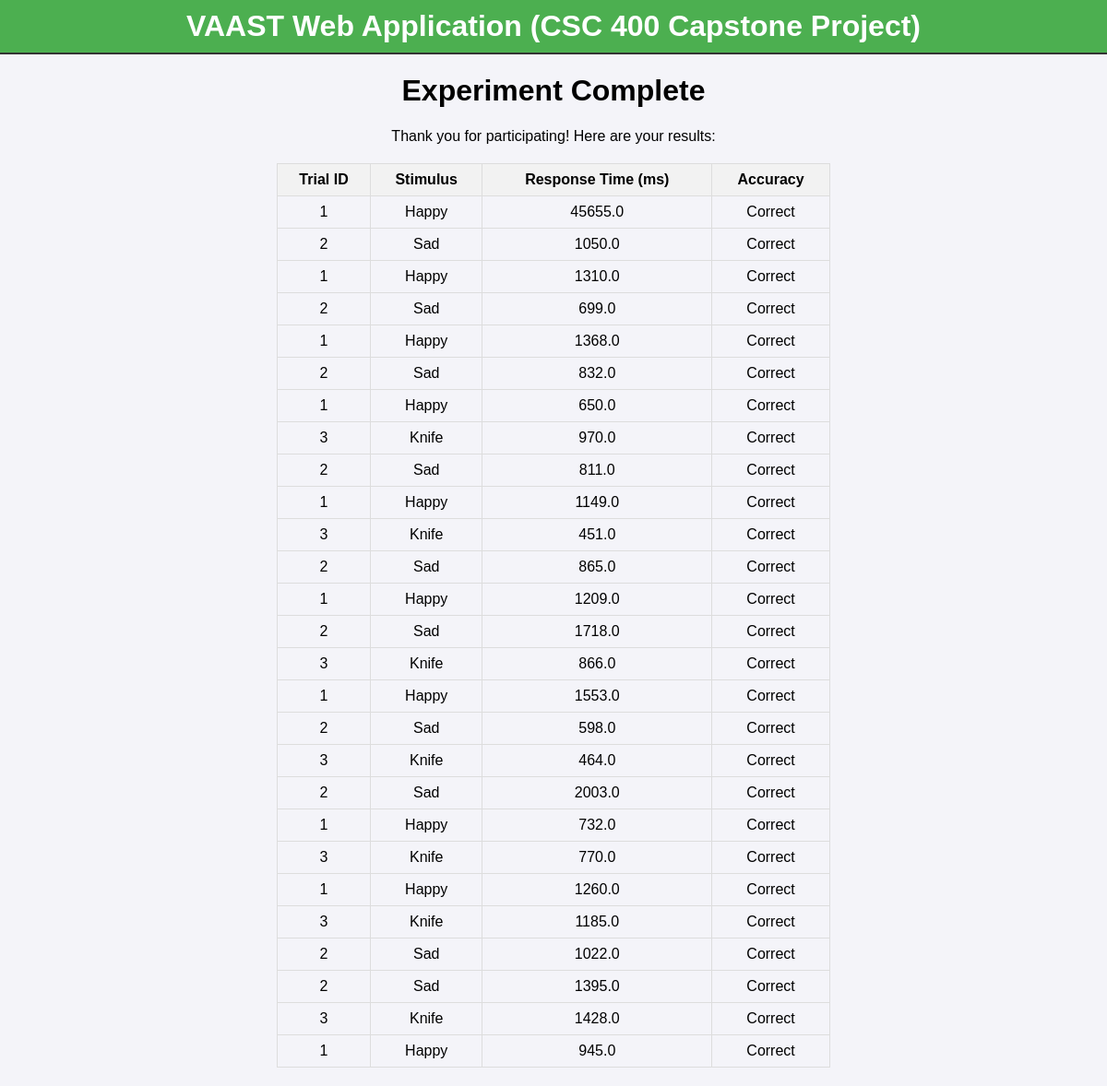
Page /experiment-complete/ (signed in) on the committed database.
### vaast_app/models.py (models this page shows, shortened)
class Response(models.Model):
    participant = models.ForeignKey(Participant, on_delete=models.CASCADE)
    trial = models.ForeignKey(Trial, on_delete=models.CASCADE)
    response_time = models.FloatField()  # e.g., response time in ms
    accuracy = models.IntegerField()  # 1 = correct, 0 = incorrect

class Trial(models.Model):
    block_order = models.IntegerField()  # e.g., 1 = compatible first, 2 = incompatible first
    block_name = models.CharField(max_length=50)
    stimuli = models.CharField(max_length=255)
    valence = models.IntegerField()  # e.g., 1 = positive, 2 = negative
    random_fixation = models.IntegerField()  # e.g., random fixation time in ms
    movement = models.IntegerField()  # e.g., 1 = approach, 2 = avoidance

### vaast_app/views.py (the view)
# urls.py: path('experiment-complete/', experiment_complete, name='experiment_complete'),
def experiment_complete(request):
    participant_id = request.session['participant_id']
    participant = get_object_or_404(Participant, id=participant_id)
    responses = Response.objects.filter(participant=participant)
    return render(request, 'experiment_complete.html', {'responses': responses})

### vaast_app/templates/experiment_complete.html (shortened to what this page needs)
{% extends "base.html" %}
{% block content %}
<div class="content">
    <h1>Experiment Complete</h1>
    <p>Thank you for participating! Here are your results:</p>
    <table style="width: 100%; border-collapse: collapse; margin: 20px 0;">
        <thead>
            <tr style="background-color: #f2f2f2;">
                <th style="padding: 8px; border: 1px solid #ddd;">Trial ID</th>
                <th style="padding: 8px; border: 1px solid #ddd;">Stimulus</th>
                <th style="padding: 8px; border: 1px solid #ddd;">Response Time (ms)</th>
                <th style="padding: 8px; border: 1px solid #ddd;">Accuracy</th>
            </tr>
        </thead>
        <tbody>
            {% for response in responses %}
            <tr>
                <td style="padding: 8px; border: 1px solid #ddd;">{{ response.trial.id }}</td>
                <td style="padding: 8px; border: 1px solid #ddd;">{{ response.trial.stimuli }}</td>
                <td style="padding: 8px; border: 1px solid #ddd;">{{ response.response_time }}</td>
                <td style="padding: 8px; border: 1px solid #ddd;">{{ response.accuracy|yesno:"Correct,Incorrect" }}</td>
            </tr>
            {% endfor %}
        </tbody>
    </table>
</div>
{% endblock %}

### vaast_app/templates/base.html (shortened to what this page needs)
<!DOCTYPE html>
<html lang="en">
<head>
    {% load static %}
    <link rel="stylesheet" type="text/css" href="{% static 'css/style.css' %}">
</head>
<body>
    <header>
        <div class="header-content">
            <h1>VAAST Web Application (CSC 400 Capstone Project)</h1>
        </div>
    </header>
    <main>
        {% block content %}{% endblock %}
    </main>
</body>
</html>

### static/css/style.css (style rules this page uses)
body { font-family: Arial, sans-serif; margin: 0; padding: 0; background-color: #f4f4f9; }
header { background-color: #4CAF50; color: white; padding: 10px 0; text-align: center; border-bottom: 2px solid #333; }
.header-content h1 { margin: 0; }
main { margin: 20px; }
.content { max-width: 600px; margin: auto; text-align: center; }

### rows in the picture
Response: trial.id "1", trial.stimuli "Happy", response_time "45655.0", accuracy "Correct"
Response: trial.id "2", trial.stimuli "Sad", response_time "1050.0", accuracy "Correct"
Response: trial.id "1", trial.stimuli "Happy", response_time "1310.0", accuracy "Correct"
Response: trial.id "2", trial.stimuli "Sad", response_time "699.0", accuracy "Correct"
Response: trial.id "1", trial.stimuli "Happy", response_time "1368.0", accuracy "Correct"
Response: trial.id "2", trial.stimuli "Sad", response_time "832.0", accuracy "Correct"
Response: trial.id "1", trial.stimuli "Happy", response_time "650.0", accuracy "Correct"
Response: trial.id "3", trial.stimuli "Knife", response_time "970.0", accuracy "Correct"
Response: trial.id "2", trial.stimuli "Sad", response_time "811.0", accuracy "Correct"
Response: trial.id "1", trial.stimuli "Happy", response_time "1149.0", accuracy "Correct"
Response: trial.id "3", trial.stimuli "Knife", response_time "451.0", accuracy "Correct"
Response: trial.id "2", trial.stimuli "Sad", response_time "865.0", accuracy "Correct"
Response: trial.id "1", trial.stimuli "Happy", response_time "1209.0", accuracy "Correct"
Response: trial.id "2", trial.stimuli "Sad", response_time "1718.0", accuracy "Correct"
Response: trial.id "3", trial.stimuli "Knife", response_time "866.0", accuracy "Correct"
Response: trial.id "1", trial.stimuli "Happy", response_time "1553.0", accuracy "Correct"
Response: trial.id "2", trial.stimuli "Sad", response_time "598.0", accuracy "Correct"
Response: trial.id "3", trial.stimuli "Knife", response_time "464.0", accuracy "Correct"
Response: trial.id "2", trial.stimuli "Sad", response_time "2003.0", accuracy "Correct"
Response: trial.id "1", trial.stimuli "Happy", response_time "732.0", accuracy "Correct"
Response: trial.id "3", trial.stimuli "Knife", response_time "770.0", accuracy "Correct"
Response: trial.id "1", trial.stimuli "Happy", response_time "1260.0", accuracy "Correct"
Response: trial.id "3", trial.stimuli "Knife", response_time "1185.0", accuracy "Correct"
Response: trial.id "2", trial.stimuli "Sad", response_time "1022.0", accuracy "Correct"
Response: trial.id "2", trial.stimuli "Sad", response_time "1395.0", accuracy "Correct"
Response: trial.id "3", trial.stimuli "Knife", response_time "1428.0", accuracy "Correct"
Response: trial.id "1", trial.stimuli "Happy", response_time "945.0", accuracy "Correct"
